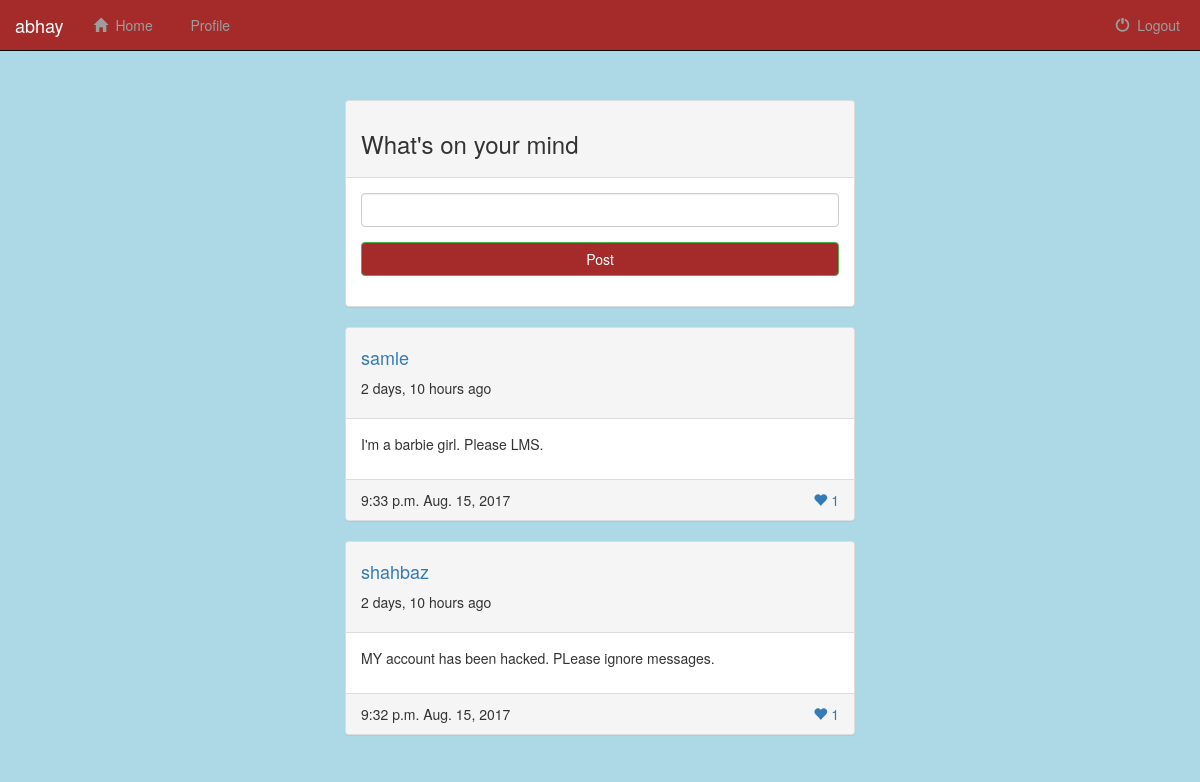
Page / (signed in) on the committed database.
### Website/models.py (models this page shows, shortened)
class Post(models.Model):
    user = models.ForeignKey(User, on_delete=models.CASCADE, related_name="user_posts")
    date = models.DateField(default=datetime.date.today)
    content = models.TextField()
    like_count = models.IntegerField(default=0)
    time = models.TimeField(default=datetime.datetime.now)

### Website/views.py (the view)
# urls.py: url(r'^$', views.index, name='index'),
def index(request):
    registration_form = Regform
    post_form = PostForm
    if request.user.is_authenticated:
        posts = Post.objects.all()
        curr_time = datetime.date.today()
        return render(request, 'Website/index.html', {'posts': posts, 'post_form': post_form, 'curr_time': curr_time})
    return render(request, 'Website/index.html', {'reg_form': registration_form})

### Website/templates/Website/index.html (shortened to what this page needs)
{% extends 'Website/base.html' %}
{% block content %}
{% if user.is_authenticated %}
    <div class="container container-custom-padding">
        <div class='row'>
        	<div class='col-lg-12'>
                <div class="panel panel-default">
        			<div class='panel-heading'>
        				<h3>What's on your mind</h3>
        			</div>
        			<div class="panel-body">
        				<form method="post" action="/post/" role="form" id="user_post_form" name='postform'>
							<div class='form-group'>
								<input type="text" name="post_content" class="form-control">
							</div>
							<div class="form-group">
			              		<button type="submit" class="btn btn-success btn-block">Post</button>
			            	</div>
						</form>
					</div>
        		</div>
        	</div>
        </div>
        <div class='row'>
            {% for post in posts reversed %}
                {% if post.user.username != user.username %}
                    <div class='col-lg-12'>
                         <div class="panel panel-default post-panel">
                             <div class='panel-heading'>
                                <a href="{% url 'show_profile' post.user %}"><h4>{{ post.user }}</h4></a>
                                <p>{{ post.date|timesince }} ago</p>
                             </div>
                             <div class="panel-body">
                                 <p> {{ post.content }} </p>
                             </div>
                             <div class="panel-footer">
                                 {{ post.time }} {{ post.date }}
                                 <div class="pull-right">
                                     <a href='{% url "likepost" post.id %}'class="like-button">
                                        <span class='glyphicon glyphicon-heart' aria-hidden='true'></span>&nbsp;{{ post.like_count }}
                                     </a>
                                 </div>
                             </div>
                         </div>
                    </div>
                {% endif %}
            {% endfor %}
        </div>
    </div>
{% endif %}
{% endblock %}

### Website/templates/Website/base.html (shortened to what this page needs)
{% load staticfiles %}
<!DOCTYPE html>
<html>
<head>
    <link rel="stylesheet" href="https://maxcdn.bootstrapcdn.com/bootstrap/3.3.7/css/bootstrap.min.css">
    <link rel="stylesheet" type="text/css" href="{% static 'Website/css/stylesheet.css' %}">
</head>
<body>
    <div class='container-fluid' id='navbarhome'>
        <nav class='navbar navbar-inverse navbar-fixed-top'>
            <div class='navbar-header'>
                {% if user.is_authenticated %}
                    <a class='navbar-brand' href='{% url "index" %}'>{{user.username}}</a>
                {% else %}
                    <a class='navbar-brand' href='{% url "index" %}'>TheSN</a>
                {% endif %}
            </div>
            <div class='collapse navbar-collapse' id='topnavbar'>
                <ul class='nav navbar-nav'>
                    {% if user.is_authenticated %}
                    <li>
                        <a href='{% url "index" %}'>
                            <span class='glyphicon glyphicon-home' aria-hidden='true'></span>&nbsp;
                            Home
                        </a>
                    </li>
                    <li>
                        <a href='{% url "show_profile" user.username %}'>
                            &nbsp;
                            Profile
                        </a>
                    </li>
                    {% endif %}
                </ul>
                    {% if user.is_authenticated %}
                    <ul class='nav navbar-nav navbar-right'>
                        <li id='logout'>
                            <a href='{% url "logout"%}?next=/'>
                                <span class='glyphicon glyphicon-off' aria-hidden='true'></span>&nbsp;
                                Logout
                            </a>
                        </li>
                    </ul>
                    {% endif %}
            </div>
        </nav>
    </div>
{% block content %}
{% endblock %}
</body>
</html>

### Website/static/Website/css/stylesheet.css (style rules this page uses)
body { background-color: lightblue; }
#navbarhome { padding-bottom: 100px; }
.btn-success { background-color: brown; }
.navbar-inverse { background-color: brown; }
#logout { margin-right: 20px; }
.container-custom-padding { width: 45%; }

### rows in the picture
Post: user "samle", date "2 days, 10 hours", content "I'm a barbie girl. Please LMS.", time "9:33 p.m.", date "Aug. 15, 2017", like_count "1"
Post: user "shahbaz", date "2 days, 10 hours", content "MY account has been hacked. PLease ignore messages.", time "9:32 p.m.", date "Aug. 15, 2017", like_count "1"

### other values in the picture
{{ user.username }} "abhay"
